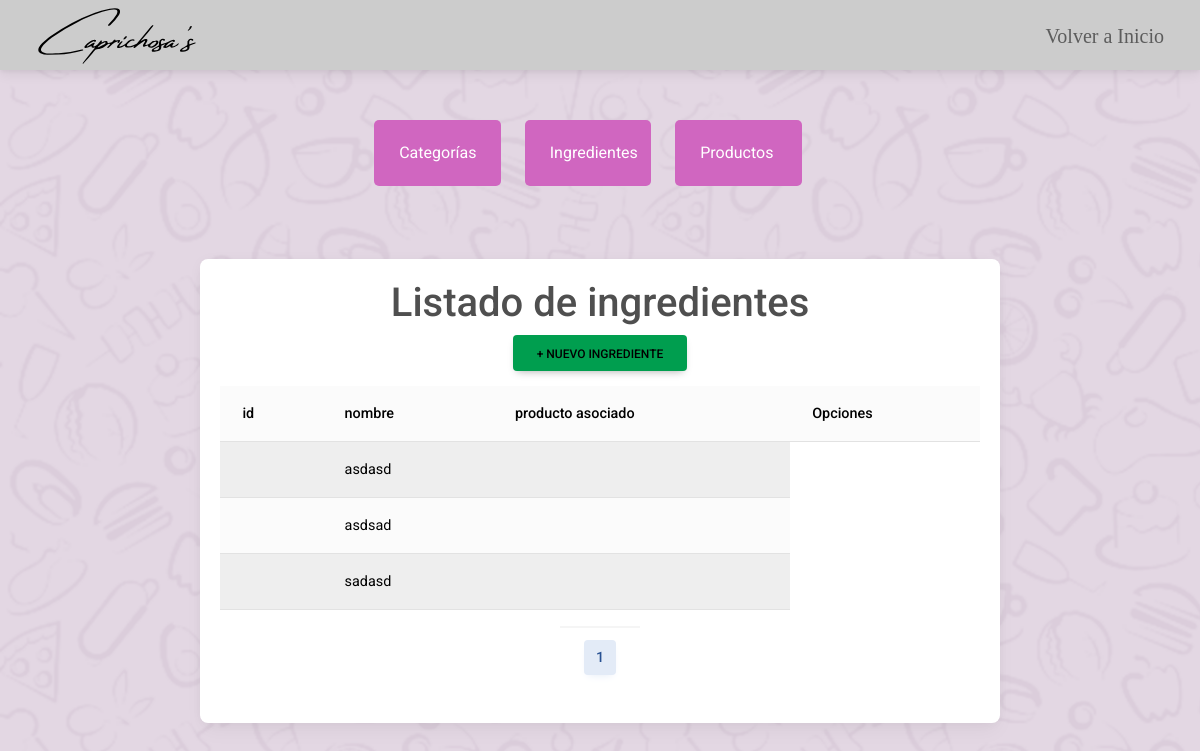
Page /crud/Listado-ingredientes on the committed database.
### core/models.py (models this page shows, shortened)
class INGREDIENTE(models.Model):
    nombre = models.CharField(max_length=50,primary_key=True, verbose_name='nombre')
    slug = AutoSlugField(populate_from='nombre')
    stock = models.IntegerField(verbose_name='stock')

### core/views.py (the view)
# urls.py: path("crud/Listado-ingredientes",Lingredientes,name="Lingredientes"),
def Lingredientes(request):
    ingredientes = INGREDIENTE.objects.all()
    paginator = Paginator(ingredientes, 10)  # 15 ingredientes por página
    page_number = request.GET.get('page')
    ingredientes = paginator.get_page(page_number)
    context = {'ingredientes': ingredientes}
    return render(request, 'core/Crud/Listas/Lingredientes.html', context)

### core/context_processor.py (called while the page is built)
def importe_total_carro(request):
    total=0
    if 'carro' in request.session:
        for key, value in request.session["carro"].items():
            total += int(value["acumulado"])
    return {'importe_total_carro':total}

def counter(request):
    cart_count = 0
    if 'carro' in request.session:
        for key, value in request.session["carro"].items():
            cart_count +=  int(value["cantidad"])
    return dict(cart_count=cart_count)

### core/templates/core/Crud/Listas/Lingredientes.html (shortened to what this page needs)
{% extends 'core/Crud/crud.html' %}
{% load static %}
{% block content %}
<div class="container">
  <div class="card">
    <h1>Listado de ingredientes</h1>
    <li style="list-style: none;">
      <a class="btn new" href="{% url 'agreIngrediente' %}">+ nuevo ingrediente</a>
    </li>
    <div class="row">
      <table class="table table-light table-striped">
        <thead>
          <tr>
            <th scope="col">id</th>
            <th scope="col">nombre</th>
            <th scope="col">producto asociado</th>
            <th scope="col">Opciones</th>
          </tr>
        </thead>
        <tbody>
          {% for ve in ingredientes %}
          <tr>
            <td>{{ ve.id }}</td>
            <td>{{ ve.nombre }}</td>
            <td>{{ ve.nomProducto }}</td>
          </tr>
          {% endfor %}
        </tbody>
      </table>
    </div>
    <div class="card-footer d-flex justify-content-center">
      <nav aria-label="Ingredientes Pagination">
        <ul class="pagination">
          {% for num in ingredientes.paginator.page_range %}
          {% if ingredientes.number == num %}
          <li class="page-item active">
            <a class="page-link" href="?page={{ num }}">{{ num }}</a>
          </li>
          {% else %}
          <li class="page-item">
            <a class="page-link" href="?page={{ num }}">{{ num }}</a>
          </li>
          {% endif %}
          {% endfor %}
        </ul>
      </nav>
    </div>
  </div>
</div>
{% endblock %}

### core/static/core/css/styles.css (style rules this page uses)
body { background-image: url(../img/bodybg.png); background-repeat: no-repeat; background-attachment: fixed; background-size: cover; }
.row { width: 100%; }
.crud .container { margin-top: 50px; display: flex; align-items: center; justify-content: center; }
.crud .card { width: 800px; padding: 20px; align-items: center; justify-content: center; }
.crud .new { color: #000000; background-color: #009e4f; margin-bottom: 15px; }
.crud { display: flex; flex-direction: column; min-height: 100vh; }

### rows in the picture
INGREDIENTE: nombre "asdasd"
INGREDIENTE: nombre "asdsad"
INGREDIENTE: nombre "sadasd"

### other values in the picture
{{ num }} "1"
